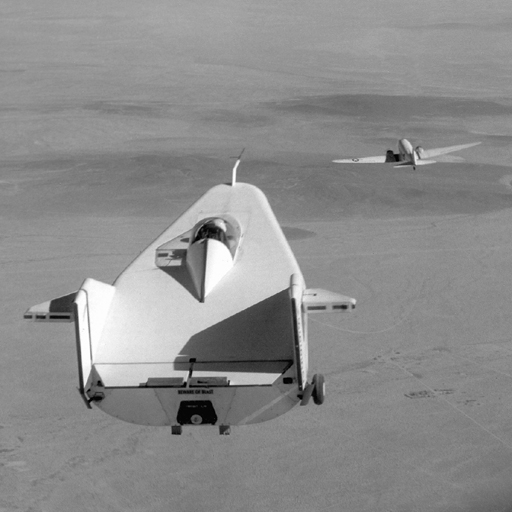
%> input picture Estudo SM/Prep2Teste/P2/liftingbody.png, 512 x 512 px
$ octave tentativa.m   (GNU Octave 9; MATLAB toolbox functions it lacks are replaced by stand-ins)
%> lines starting %> are read from the running program, lines starting %| are printed output that depends on the picture; in (x1, y1, x2, y2) boxes, pixels count from 0 and x2, y2 are one past the last pixel; in counts of white or black regions, pixels touching at a corner belong together; the program's own positions count from 1
clear;clc
%%ILifting**********
[I , cmap] = imread("liftingbody.png");
%> I is the input picture: size 512x512 uint8; min 0, max 255, mean 140.3
%> cmap = []
rows(I);      % 512 linhas
columns(I);   % 512 colunas
ndims(I);     % 2 dimensoes
numel(cmap);  %0 -> Nao indexada
Tamanho = 512 * 512 / 1024^2
%Tipo = uint8 Preto/Branco

%% Intensidades
intensidade_min = min(I(:)) %valor minimo 0
%> intensidade_min = 0
intensidade_max = max(I(:)) %valor maximo 255
%> intensidade_max = 255
intensidade_valores_diferentes = length(unique(I(:))) %256 valores diferentes -> 2^8 (8 bits = b)
%> intensidade_valores_diferentes = 256
gama = intensidade_max - intensidade_min %vao de 0 a 255
%> gama = 255
delta = gama / (intensidade_valores_diferentes-1) %avançam de 1 em 1
%> delta = 1
% [11 lines of commented-out code are left out]
delta=2;
passosQuant2bits = 0:2:255;
I1 = I / delta;
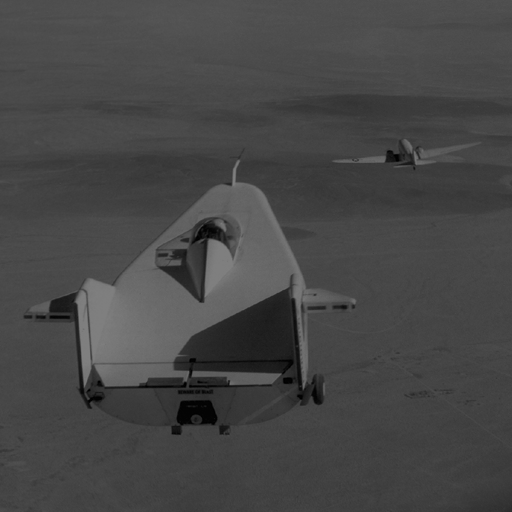
%> I1: size 512x512 uint8; min 0, max 128, mean 70.4
ind=(I1==128); %128 niveis
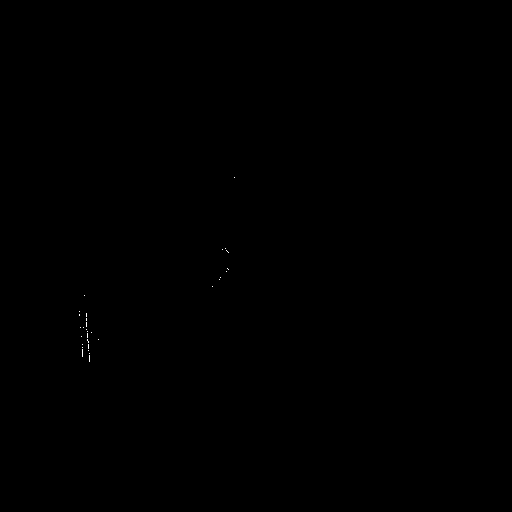
%> ind: size 512x512 logical; 0.03% white in thin lines or dots, all inside (x1, y1, x2, y2) = (79, 177, 235, 362)
I1(ind)=127;
%> I1: size 512x512 uint8; 0.03% of pixels changed, all inside (x1, y1, x2, y2) = (79, 177, 235, 362)
I1=I1*delta;
%erro de quantizaçao  = sinalOriginal - sinalAlterado
erroQuant1bits = double(I) - double(I1);
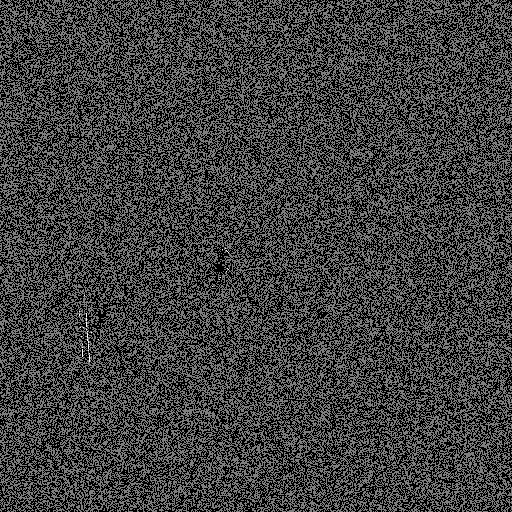
%> erroQuant1bits: size 512x512 double; min -1, max 1, mean -0.5; drawn with min black and max white
%Relação Sinal Ruído
S = sum(sum(I.^2))
%> S = 66639169
N = sum(sum(erroQuant1bits.^2))
%> N = 131088
SNR1bits = 10 * log10(S/N)
%> SNR1bits = 27.06
%normalizar o erro:
erroQuant1bits = erroQuant1bits / max(abs(erroQuant1bits(:)));
subplot(2,2,1);
imshow(abs(erroQuant1bits));
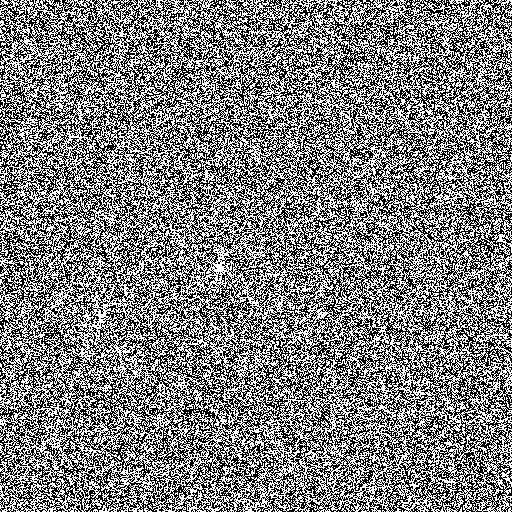
%> displayed picture: size 512x512, on the screen's scale of 0 to 255; 50% white; black in thin lines or dots
